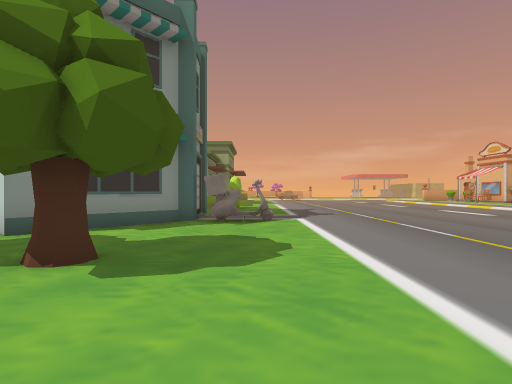
[1] (above)

19 first-person views from a walk through a 3-D level made in the Unity game engine. The camera is 1.5 m above the floor, looks level and sees 80° across. The floor is counted in squares, 2 m on a side. Each view is taken from the middle of a square. On the plan, view 1 faces up. The plan holds only what a view shows up to about 10 squares ahead; the rest is blank. The place goes on beyond the plan. The player character is not drawn. Some animated figures are left out. Some surface patterns are stand-ins.

[2]
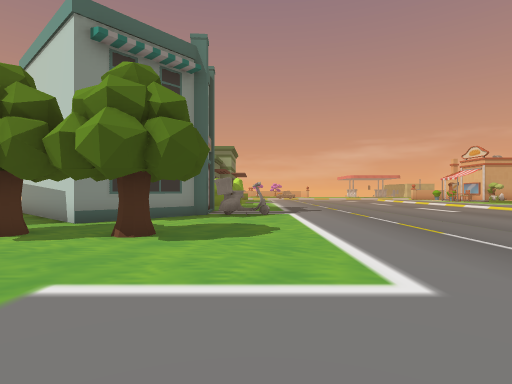

[3]
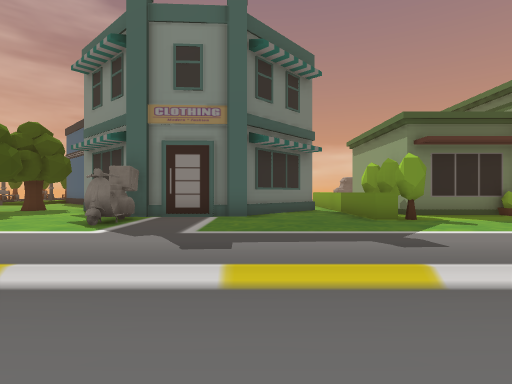

[4]
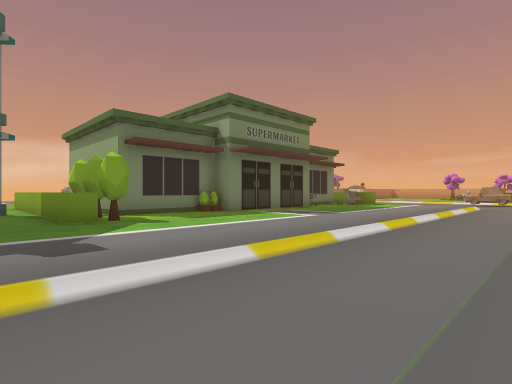

[5]
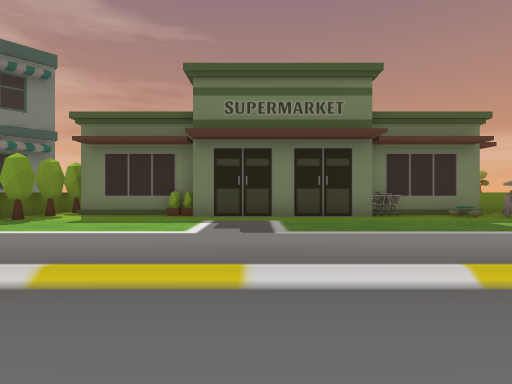

[6]
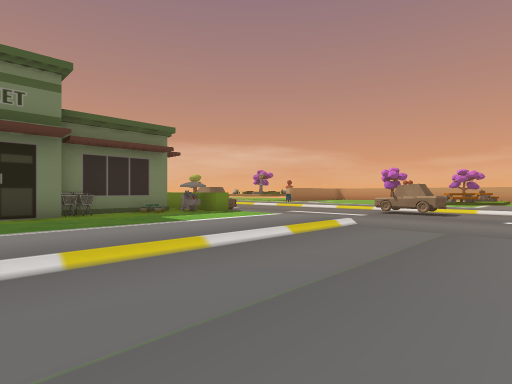

[7]
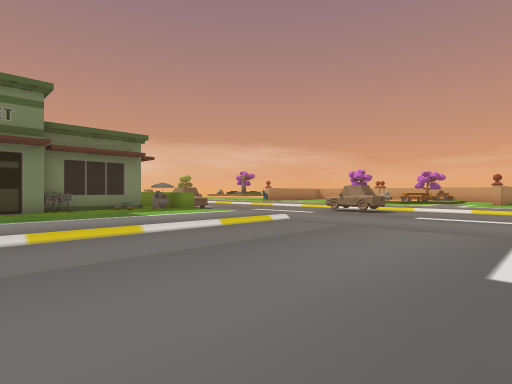

[8]
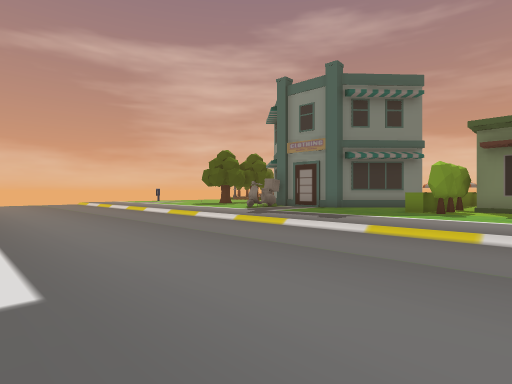

[9]
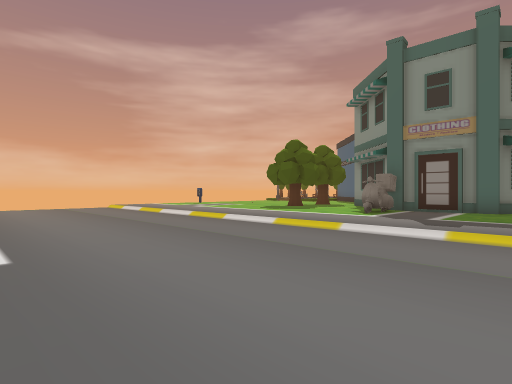

[10]
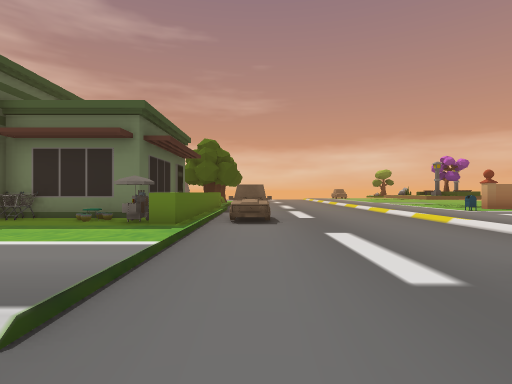

[11]
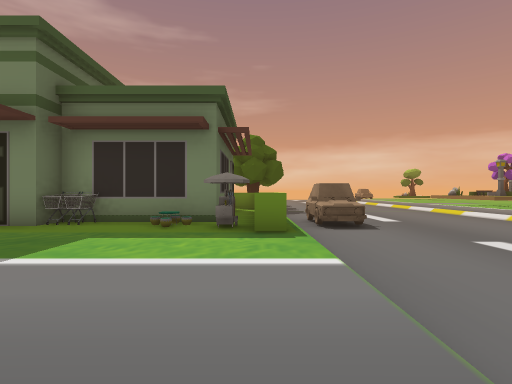

[12]
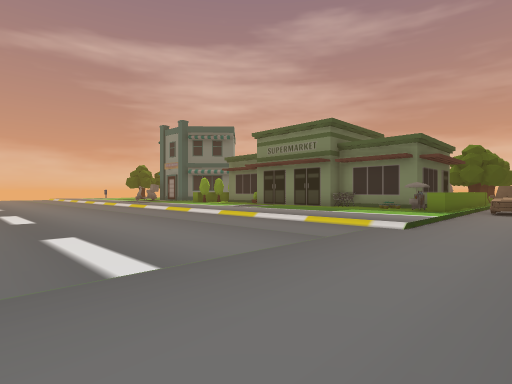

[13]
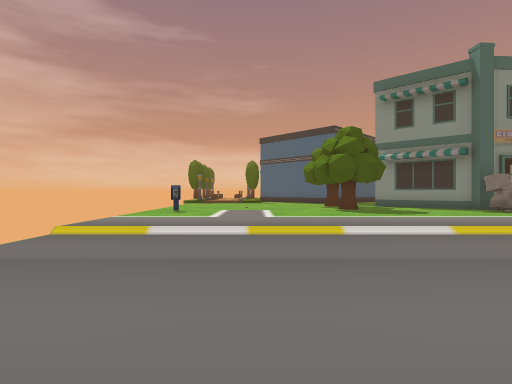

[14]
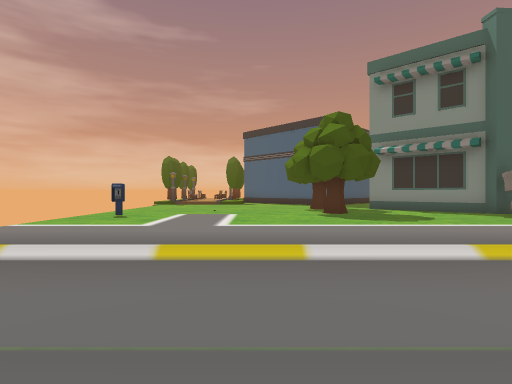

[15]
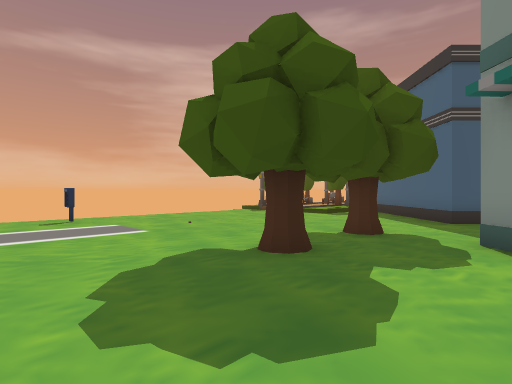

[16]
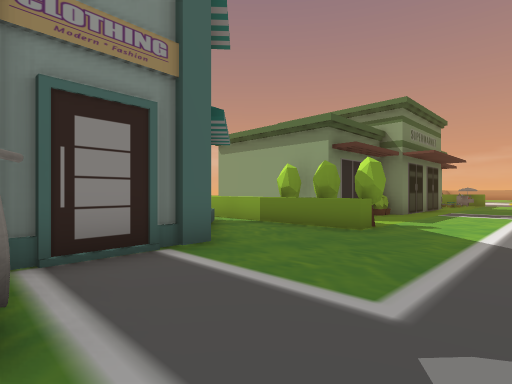

[17]
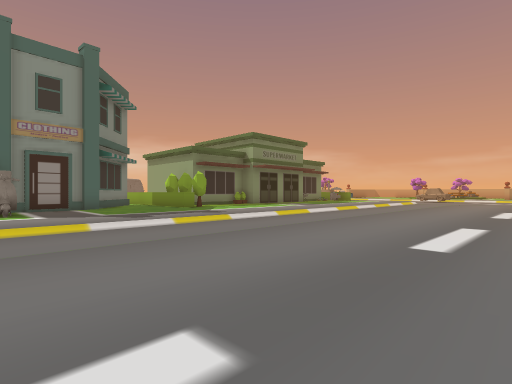

[18]
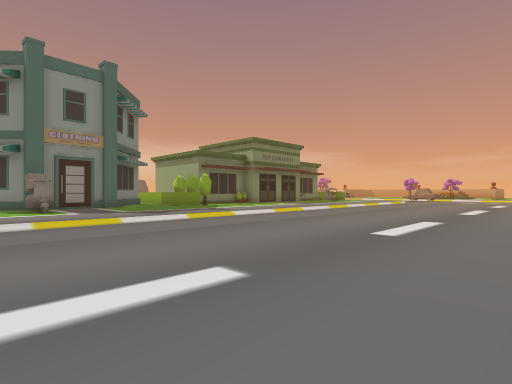

[19]
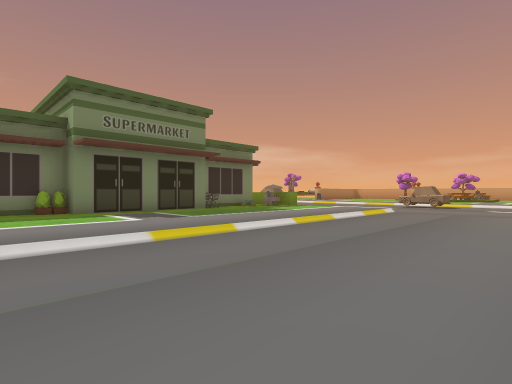

### Floor plan
Key: @ floor where view 1 was taken; . main floor; : floor 0.25 m higher than the main floor; / step, stairs or slope; ^ raised ledge; v drop or lower ground; B building; T tree; C cart; O other object.
Columns run from 5 left of view 1 to 11 right of it. Each row starts with its distance up from view 1.
 32 ........OO....
 31 ..............
 30 ................
 29  OO.............
 28 /////////.......
 27 ^^^^^::::.......
 26 BBB::::::.......
 25   B::::::.......
 24   B::::::......
 23 BBBC:::::......
 22    B:::::......
 21    B:::::......
 20    B:::::......
 19    B:::::......
 18  BBB:::::.......
 17   B::::::.......
 16 BBB::::::.......
 15   :::::::.......
 14 ^^OOO::::.......
 13 B::::::::.......
 12  B:::::::.......
 11   B::::::........
 10    B:::::........
  9    B:::::........
  8    BOO:::........
  7   B::::::........
  6 BB:::::::........
  5 :::::::::.....
  4 :::::::::.....
  3 :T:T:::::.....
  2 :::::::::.....
  1  ::::::::.....
  0 :::::@:::......
 -1 :::::::::.....
 -2 :::::::::....
 -3  :::O::::...
 -4    vvvvvvvv

Positions as (right, up) in squares from view 1, and headings:
1: (0, 0), facing up
2: (0, -2), facing up
3: (6, 11), facing left
4: (6, 12), facing up-left
5: (6, 20), facing left
6: (7, 21), facing up-left
7: (9, 21), facing up-left
8: (9, 17), facing down-left
9: (9, 12), facing down-left
10: (5, 29), facing left
11: (4, 27), facing left
12: (10, 30), facing down-left
13: (9, 0), facing left
14: (7, 1), facing left
15: (1, 6), facing down-left
16: (2, 8), facing up-left
17: (10, 7), facing up-left
18: (11, 6), facing up-left
19: (8, 16), facing up-left
